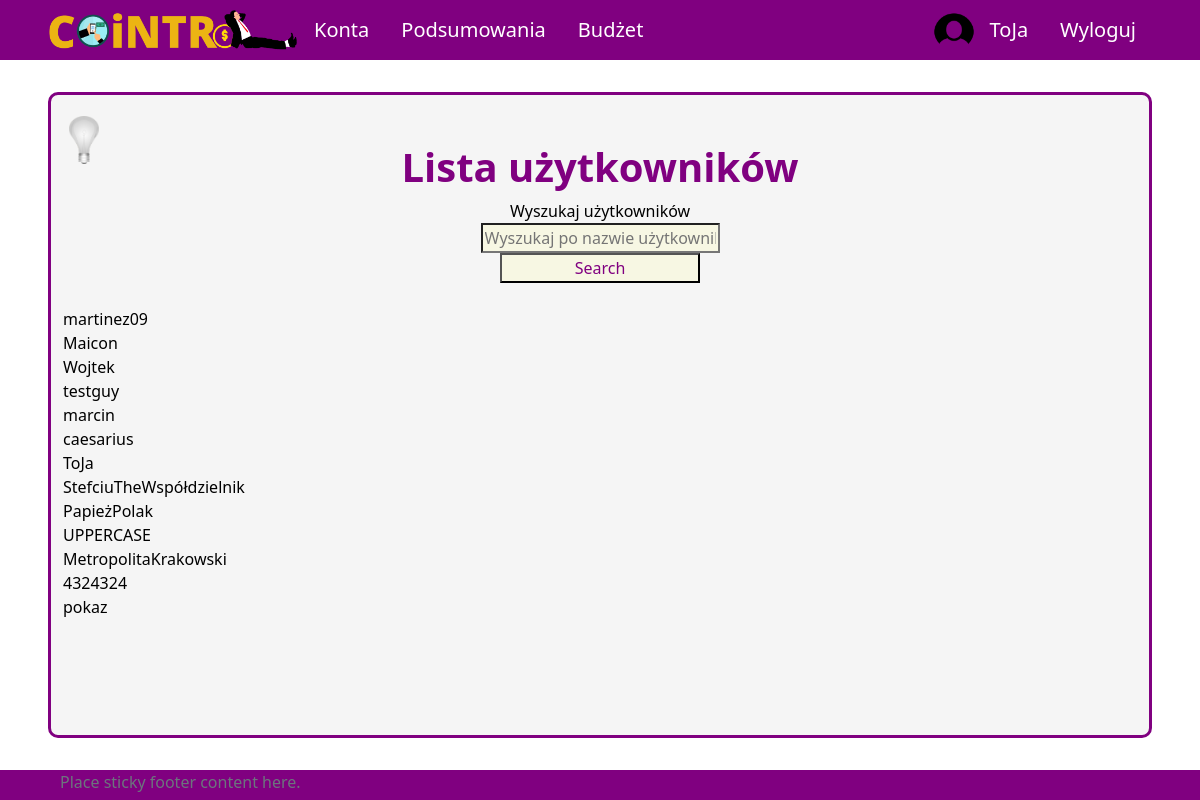
Before: /profiles (signed in) with the older database file.
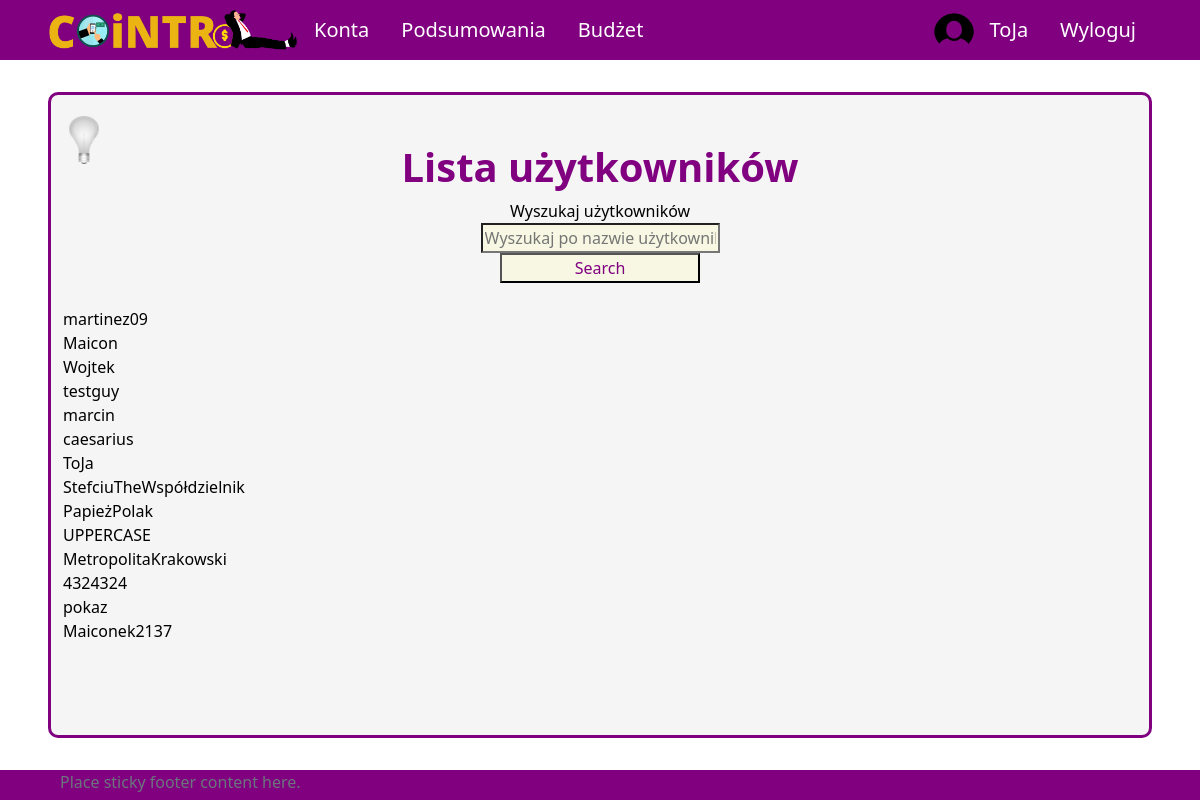
After: the same page with the newer database file.
### UsersApp/models.py (models this page shows, shortened)
class Profile(models.Model):
    user = models.OneToOneField(User, on_delete=models.CASCADE, null=True, blank=True)
    name = models.CharField(max_length=200, blank=True, null=True)
    email = models.EmailField(max_length=400, null=True, blank=True)
    username = models.CharField(max_length=200, blank=True, null=True)
    currency = models.ForeignKey('Currency', on_delete=models.SET_NULL, null=True)
    image = models.ImageField(null=True, blank=True)
    created = models.DateTimeField(auto_now_add=True)
    id = models.UUIDField(default=uuid.uuid4, unique=True,
                            primary_key=True, editable=False)

### UsersApp/views/user_views.py (the view)
# urls.py: path('profiles', views.allProfiles, name='profiles'),
@login_required(login_url='login')
def allProfiles(request):
    profiles = Profile.objects.all()
    search_query = ''
    if request.GET.get('search_query'):
        search_query = request.GET.get('search_query')
    profiles= Profile.objects.filter(username__icontains=search_query)
    context = {'search_query' : search_query, 'profiles' : profiles}
    return render(request, 'application/profiles-list.html', context)

### templates/application/profiles-list.html (shortened to what this page needs)
{% extends 'application/base.html' %}
{% block content %}
<div class="title">
    <h1>Lista użytkowników</h1>
</div>
<form method="GET" action="{% url 'profiles' %}">
    <label for="search-bar">Wyszukaj użytkowników </label>
    <input id="search-bar" type="text" name="search_query" value="{{search_query}}" placeholder="Wyszukaj po nazwie użytkownika" />
    <input type="submit" value="Search" />
</form>
<br />
{% for profile in profiles %}
    {{profile.username}}
    <br />
{% endfor%}
{% endblock %}

Changed rows visible on the page:
added Profile: username "Maiconek2137"
